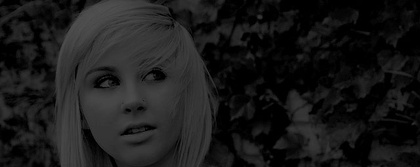
%> input picture assignment1/2/data/girl.jpg, 420 x 167 px, shrunk from 640 x 255 before the run
$ octave --eval "result = myHE('../data/girl.jpg');"   (GNU Octave 9; MATLAB toolbox functions it lacks are replaced by stand-ins)
%> lines starting %> are read from the running program, lines starting %| are printed output that depends on the picture
function B = myHE(s)
%> called with s = '../data/girl.jpg'
    A = imread(s);
%> A is the input picture: size 167x420x3 uint8; min 0, max 81, mean 26.1
    [R,C,N] = size(A);
%> R = 167; C = 420; N = 3
    B = A;
    for i=1:1:N
        cdf = zeros(256);
        for j=1:1:256
            cdf(j) = (sum(sum(A(:,:,i)<=j))/(R*C))*255;
        end
        B(:,:,i) = cdf(A(:,:,i) + 1);
    end
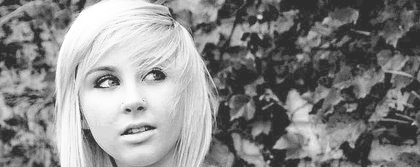
%> B: size 167x420x3 uint8; min 45, max 255, mean 136
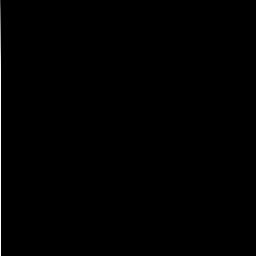
%> cdf: size 256x256 double; min 0, max 255, mean 0.9
end
